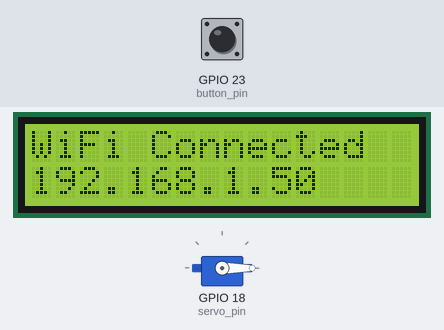
Recording of a program running on a simulated ESP32. On the bench: 16×2 character LCD, servo. The test bench sets the inputs (shaded band); at power-on: GPIO 23 (button_pin) HIGH. WiFi joins after 1.5 s; servers stay silent unless stated; no MQTT or app messages arrive unless stated; what the program prints to the serial monitor is not drawn.

Above: at 3.2 s.
3.3 s: GPIO 23 (button_pin) pulled LOW for 0.15 s
At 4.0 s:
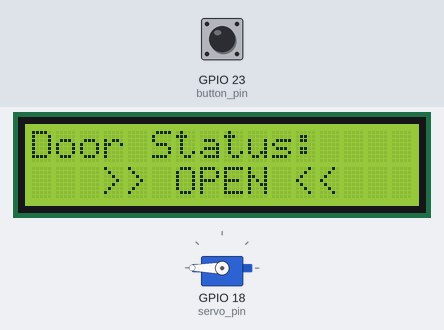
10.9 s: GPIO 23 (button_pin) pulled LOW for 1 s
At 17.3 s:
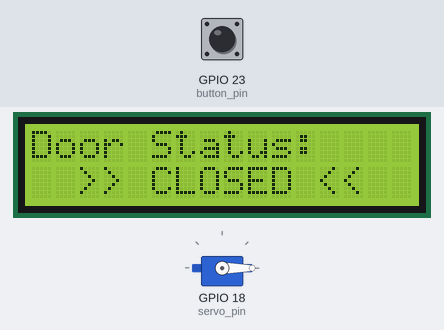
Timing chart, 0 to 18.8 s (numbered marks = the images above; inputs shaded):
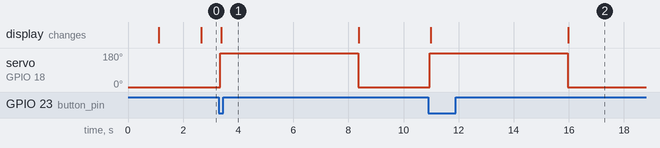

Measured:
- after the input at 3.3 s, servo on GPIO 18 (servo_pin): 0° → 180° after 0.05 s, → 0° 5.0 s later; the display: changes after 0.08 s (image 1)
- after the input at 10.9 s, servo on GPIO 18 (servo_pin): 0° → 180° after 0.05 s, → 0° 5.0 s later; the display: first changes after 0.08 s (image 2 shows a later state)

The program:

main.cpp
```cpp
#include <WiFi.h>
#include <PubSubClient.h>
#include <ESP32Servo.h>
#include <ArduinoJson.h>
#include <Wire.h>
#include <LiquidCrystal_I2C.h>

const char* ssid = "Penrose";
const char* wifi_password = "until2365";
// Raspberry Pi LAN address running Mosquitto. Update if the Pi's DHCP address changes.
const char* mqtt_server = "10.195.134.44";
const int mqtt_port = 1883;
const char* mqtt_user = "esp32";
const char* mqtt_password = "sg90esp32";

const char* command_topic = "smartlock/front-door/command";
const char* state_topic = "smartlock/front-door/state";

const int servo_pin = 18;
const int button_pin = 23;
const int locked_angle = 0;
const int open_angle = 180;
const int button_open_seconds = 5;
const unsigned long button_debounce_ms = 50;
const unsigned long wifi_reconnect_interval_ms = 10000;
const unsigned long mqtt_reconnect_interval_ms = 5000;

WiFiClient wifi_client;
PubSubClient mqtt_client(wifi_client);
Servo door_servo;

// Khởi tạo đối tượng LCD: địa chỉ 0x27, 16 cột, 2 hàng
LiquidCrystal_I2C lcd(0x27, 16, 2);

bool door_open = false;
unsigned long auto_lock_at = 0;
unsigned long button_last_change_at = 0;
unsigned long last_wifi_attempt_at = 0;
unsigned long last_mqtt_attempt_at = 0;
int button_last_reading = HIGH;
int button_stable_state = HIGH;
bool wifi_was_connected = false;
String last_request_id;

// Hàm hỗ trợ cập nhật trạng thái LCD
void update_lcd_state(const char* status) {
  lcd.clear();
  lcd.setCursor(0, 0);
  lcd.print("Door Status:");
  lcd.setCursor(0, 1);
  if (strcmp(status, "open") == 0) {
      lcd.print("   >> OPEN <<   ");
  } else if (strcmp(status, "closed") == 0) {
      lcd.print("  >> CLOSED <<  ");
  } else {
      lcd.print(status);
  }
}

// Hàm hỗ trợ in thông báo lên LCD
void print_lcd_msg(const char* line1, const char* line2 = nullptr) {
  lcd.clear();
  lcd.setCursor(0, 0);
  lcd.print(line1);
  if (line2 != nullptr) {
      lcd.setCursor(0, 1);
      lcd.print(line2);
  }
}

void publish_state(const char* status) {
  JsonDocument document;
  document["status"] = status;
  document["online"] = true;
  char payload[192];
  serializeJson(document, payload, sizeof(payload));
  if (mqtt_client.connected()) {
    mqtt_client.publish(state_topic, payload, true);
  }

  // Cập nhật LCD mỗi khi đổi trạng thái cửa
  update_lcd_state(status);
}

void open_door(int open_seconds) {
  open_seconds = constrain(open_seconds, 1, 60);
  door_servo.write(open_angle);
  door_open = true;
  auto_lock_at = millis() + static_cast<unsigned long>(open_seconds) * 1000UL;
  publish_state("open");
}

void lock_door() {
  door_servo.write(locked_angle);
  door_open = false;
  auto_lock_at = 0;
  publish_state("closed");
}

void poll_button() {
  const int reading = digitalRead(button_pin);
  const unsigned long now = millis();

  if (reading != button_last_reading) {
    button_last_reading = reading;
    button_last_change_at = now;
  }

  if (now - button_last_change_at >= button_debounce_ms &&
      reading != button_stable_state) {
    button_stable_state = reading;
    if (button_stable_state == LOW) {
      Serial.println("GPIO 23 button pressed: opening door");
      open_door(button_open_seconds);
    }
  }
}

void handle_command(const byte* payload, unsigned int length) {
  JsonDocument document;
  DeserializationError error = deserializeJson(document, payload, length);
  if (error) {
    Serial.printf("Invalid MQTT JSON: %s\n", error.c_str());
    return;
  }

  const char* action = document["action"] | "";
  const char* request_id = document["request_id"] | "";
  if ((strcmp(action, "open") != 0 && strcmp(action, "lock") != 0) ||
      request_id[0] == '\0') {
    Serial.println("Invalid MQTT command");
    return;
  }
  if (last_request_id == request_id) {
    Serial.println("Duplicate request_id ignored");
    return;
  }
  last_request_id = request_id;

  if (strcmp(action, "open") == 0) {
    int open_seconds = document["open_seconds"] | 5;
    open_door(open_seconds);
    return;
  }

  lock_door();
}

void mqtt_callback(char* topic, byte* payload, unsigned int length) {
  if (strcmp(topic, command_topic) == 0) {
    handle_command(payload, length);
  }
}

void reconnect_mqtt() {
  String client_id = "esp32-front-door-" + String(static_cast<uint32_t>(ESP.getEfuseMac()), HEX);
  const char* last_will = "{\"status\":\"unknown\",\"online\":false}";
  if (mqtt_client.connect(client_id.c_str(), mqtt_user, mqtt_password,
                          state_topic, 1, true, last_will)) {
    Serial.println("MQTT connected");
    mqtt_client.subscribe(command_topic, 1);
    publish_state(door_open ? "open" : "closed");
  } else {
    Serial.printf("MQTT connection failed, rc=%d\n", mqtt_client.state());
  }
}

void setup() {
  Serial.begin(115200);

  // Khởi tạo LCD
  Wire.begin(21, 22); // Chân SDA=21, SCL=22 của ESP32
  lcd.init();
  lcd.backlight();
  print_lcd_msg("Smart Door Lock", "Initializing...");
  delay(1000);

  door_servo.setPeriodHertz(50);
  door_servo.attach(servo_pin, 500, 2400);
  door_servo.write(locked_angle);

  pinMode(button_pin, INPUT_PULLUP);
  print_lcd_msg("Connecting WiFi", ssid);
  WiFi.begin(ssid, wifi_password);
  last_wifi_attempt_at = millis();

  mqtt_client.setServer(mqtt_server, mqtt_port);
  mqtt_client.setCallback(mqtt_callback);
  mqtt_client.setSocketTimeout(1);
}

void loop() {
  poll_button();

  const unsigned long now = millis();
  if (WiFi.status() == WL_CONNECTED) {
    if (!wifi_was_connected) {
      wifi_was_connected = true;
      Serial.printf("WiFi connected: %s\n", WiFi.localIP().toString().c_str());
      print_lcd_msg("WiFi Connected", WiFi.localIP().toString().c_str());
    }
    if (!mqtt_client.connected() &&
        now - last_mqtt_attempt_at >= mqtt_reconnect_interval_ms) {
      last_mqtt_attempt_at = now;
      reconnect_mqtt();
    }
  } else {
    wifi_was_connected = false;
    if (now - last_wifi_attempt_at >= wifi_reconnect_interval_ms) {
      Serial.println("WiFi disconnected; retrying");
      WiFi.reconnect();
      last_wifi_attempt_at = now;
    }
  }

  if (mqtt_client.connected()) {
    mqtt_client.loop();
  }

  if (door_open && auto_lock_at != 0 &&
      static_cast<long>(millis() - auto_lock_at) >= 0) {
    lock_door();
  }
}
```
